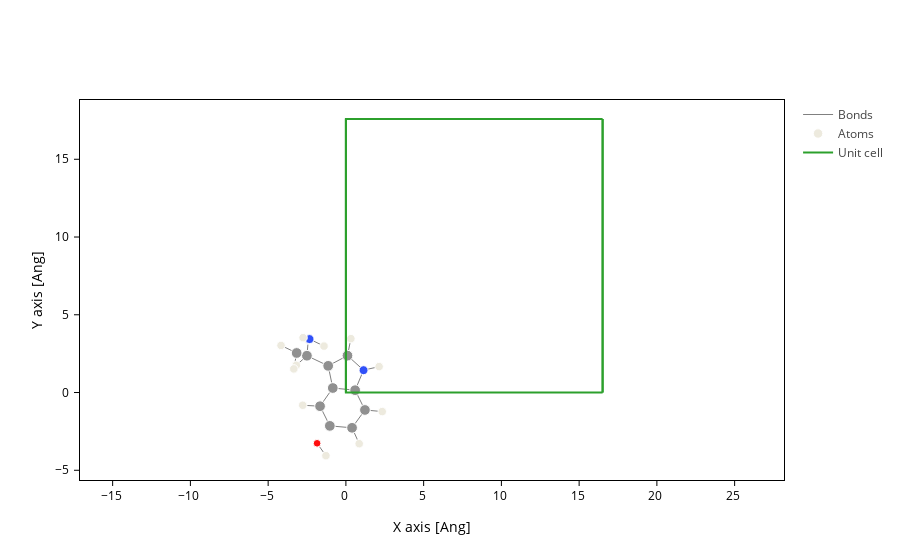

Notebook source saved alongside this figure:
### Code cell
serotonin.plot(axes="xy")

### Figure 1 — Plotly figure (JSON) as saved in the notebook; plotly's stock layout.template omitted (floating-point values rounded to 4 significant figures; data arrays with more than 128 entries replaced by an {"elided": "..."} marker saying what was removed)
{"data": [{"line": {"color": "gray", "width": 1}, "meta": {}, "mode": "lines", "name": "Bonds", "opacity": 1, "type": "scatter", "x": {"elided": "504 float values"}, "y": {"elided": "504 float values"}}, {"marker": {"color": ["#EDEADE", "#EDEADE", "#909090", "#EDEADE", "#909090", "#EDEADE", "#909090", "#FF0D0D", "#909090", "#909090", "#909090", "#EDEADE", "#3050F8", "#909090", "#909090", "#EDEADE", "#909090", "#EDEADE", "#EDEADE", "#EDEADE", "#909090", "#EDEADE", "#3050F8", "#EDEADE", "#EDEADE"], "opacity": 1, "size": [8.48, 8.48, 10.72, 8.48, 10.72, 8.48, 10.72, 7.68, 10.72, 10.72, 10.72, 8.48, 8.96, 10.72, 10.72, 8.48, 10.72, 8.48, 8.48, 8.48, 10.72, 8.48, 8.96, 8.48, 8.48]}, "meta": {}, "mode": "markers", "name": "Atoms", "opacity": 1, "type": "scatter", "x": [-3.189, -2.418, -2.507, -2.775, -1.139, 0.3202, -1.662, -1.853, 0.1011, -0.8423, -1.033, -1.284, 1.135, 0.5939, 0.3961, 0.855, 1.225, 2.136, 2.337, -4.173, -3.167, -3.348, -2.337, -1.408, -2.754], "y": [1.749, 3.382, 2.367, -0.8185, 1.716, 3.464, -0.8788, -3.265, 2.372, 0.2903, -2.145, -4.063, 1.437, 0.1493, -2.269, -3.29, -1.121, 1.666, -1.226, 3.029, 2.543, 1.52, 3.437, 2.985, 3.527]}, {"meta": {}, "mode": "lines", "name": "Unit cell", "type": "scatter", "x": [0.0, 0.0, 16.51, 16.51, 0.0, 0.0, NaN, 0.0, 0.0, 0.0, 16.51, 16.51, 0.0, NaN, 16.51, 16.51, NaN, 16.51, 16.51], "y": [0.0, 17.59, 17.59, 17.59, 17.59, 17.59, NaN, 17.59, 0.0, 0.0, 0.0, 0.0, 0.0, NaN, 17.59, 0.0, NaN, 17.59, 0.0]}], "layout": {"autosize": true, "scene": {"aspectmode": "data", "xaxis": {"title": {"text": "X axis [Ang]"}}, "yaxis": {"title": {"text": "Y axis [Ang]"}}}, "xaxis": {"autorange": true, "domain": [0, 1], "range": [-57.73, 68.85], "scaleanchor": "y", "scaleratio": 1, "title": {"text": "X axis [Ang]"}, "type": "linear"}, "yaxis": {"autorange": true, "domain": [0, 1], "range": [-6.039, 18.83], "title": {"text": "Y axis [Ang]"}, "type": "linear"}}}
